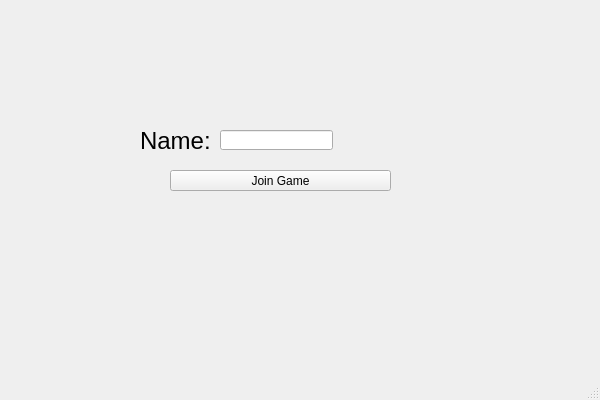
<?xml version="1.0" encoding="UTF-8"?>
<ui version="4.0">
 <class>DP_XOClass</class>
 <widget class="QMainWindow" name="DP_XOClass">
  <property name="geometry">
   <rect>
    <x>0</x>
    <y>0</y>
    <width>600</width>
    <height>400</height>
   </rect>
  </property>
  <property name="windowTitle">
   <string>DP_XO</string>
  </property>
  <widget class="QWidget" name="centralWidget">
   <widget class="QPushButton" name="joinGame_button">
    <property name="geometry">
     <rect>
      <x>170</x>
      <y>170</y>
      <width>221</width>
      <height>21</height>
     </rect>
    </property>
    <property name="text">
     <string>Join Game</string>
    </property>
   </widget>
   <widget class="QLineEdit" name="lineEdit">
    <property name="geometry">
     <rect>
      <x>220</x>
      <y>130</y>
      <width>113</width>
      <height>20</height>
     </rect>
    </property>
   </widget>
   <widget class="QLabel" name="label">
    <property name="geometry">
     <rect>
      <x>140</x>
      <y>130</y>
      <width>71</width>
      <height>21</height>
     </rect>
    </property>
    <property name="font">
     <font>
      <pointsize>18</pointsize>
     </font>
    </property>
    <property name="text">
     <string>Name:</string>
    </property>
   </widget>
  </widget>
  <widget class="QMenuBar" name="menuBar">
   <property name="geometry">
    <rect>
     <x>0</x>
     <y>0</y>
     <width>600</width>
     <height>24</height>
    </rect>
   </property>
  </widget>
  <widget class="QStatusBar" name="statusBar"/>
 </widget>
 <layoutdefault spacing="6" margin="11"/>
 <resources>
  <include location="DP_XO.qrc"/>
 </resources>
 <connections/>
</ui>
